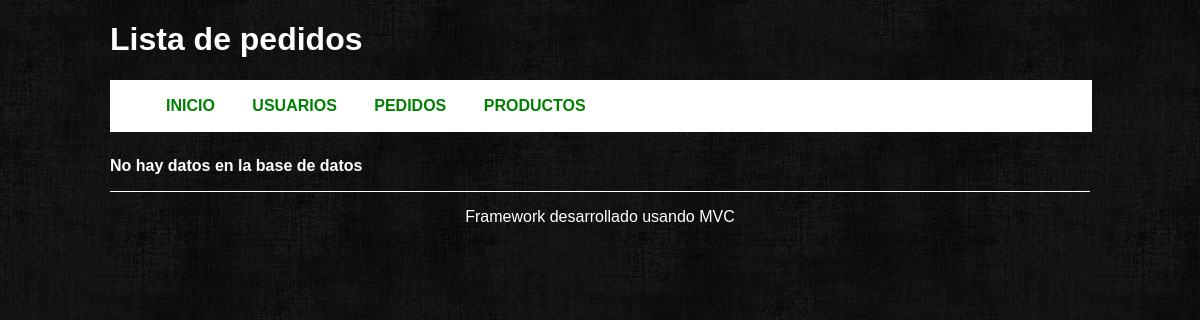
Page /order/ on the earlier database version.
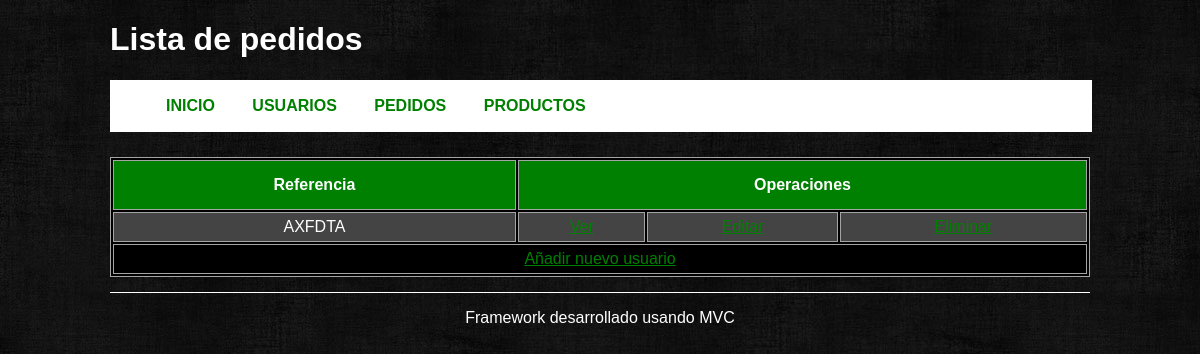
Same page on the later database version.
### tables this page shows
CREATE TABLE IF NOT EXISTS `pedidos` (
  `id` int(11) NOT NULL AUTO_INCREMENT,
  `referencia` varchar(6) NOT NULL,
  `id_usuario` int(10) NOT NULL,
  PRIMARY KEY (`id`)
);

### application/Request.php (called while the page is built, shortened)
<?php
class Request{
    private $_controller;
    public function __construct() {
        if(isset($_GET['url'])) {
            $url = filter_input(INPUT_GET, 'url', FILTER_SANITIZE_URL);
            $url = explode('/', $url);
            $url = array_filter($url);
            $this->_controller = strtolower(array_shift($url));
        }
    }
    public function getController() {return $this->_controller;}
}

### controllers/orderController.php (called while the page is built, shortened)
<?php
class orderController extends Controller {
    private $_order;
    public function __construct () {
        $this->_order = $this->loadModel('order');
    }
    public function index() {
        $this->_view->orders = $this->_order->getOrders();
        $this->_view->title = "Lista de pedidos";
        $this->_view->render('index');
    }
}

### index.php (called while the page is built, shortened)
<?php
require_once APP_PATH . 'Request.php';
require_once APP_PATH . 'Bootstrap.php';
require_once APP_PATH . 'Controller.php';
require_once APP_PATH . 'Model.php';
require_once APP_PATH . 'View.php';
try{
    Bootstrap::run(new Request);
}catch(Exception $e){
    echo $e->getMessage();;
}
?>

### application/Model.php (called while the page is built, shortened)
<?php
class Model {
    public function __construct() {
        $this->_db = new Database();
    }
}

### models/orderModel.php (called while the page is built, shortened)
<?php
class orderModel extends Model {
    public function getOrders() {
        $user = $this->_db->query('SELECT * FROM pedidos');
        return $user->fetchall();
    }
}

### application/Controller.php (called while the page is built, shortened)
<?php
abstract class Controller {
    protected function loadModel($model) {
        $model = $model . 'Model';
        $pathModel = ROOT . 'models' . DS . $model . '.php';
        if(is_readable($pathModel)) {
            $model = new $model;
            return $model;
        }
        else {
            throw new Exception("Error de Modelo");
        }
    }
}

### views/order/index.phtml (the view)
<?php if(isset($this->orders)  && count($this->orders)): ?>
<table>
    <tr>
        <th>Referencia</th>
        <th colspan="3">Operaciones</th>
    </tr>
<?php foreach ($this->orders as $order): ?>
    <tr id="cuerpo">
        <td><?php echo $order['referencia']?></td>
        <td>
            <a href="<?php echo BASE_URL . 'order/view/' . $order['id']; ?>">Ver</a>
        </td>
        <td>
            <a href="<?php echo BASE_URL . 'order/edit/' . $order['id']; ?>">Editar</a>
        </td>
        <td>
            <a href="<?php echo BASE_URL . 'order/delete/' . $order['id']; ?>">Eliminar</a>
        </td>
    </tr>
<?php endforeach; ?>
    <tr>
        <td colspan="7"><a href="<?php echo BASE_URL . 'order/add' ?>">Añadir nuevo usuario</a></td>
    </tr>
</table>
<?php else: ?>
    <p><strong>No hay datos en la base de datos</strong></p>
<?php endif; ?>

### application/Bootstrap.php (shortened to what this page needs)
<?php
class Bootstrap {
    public static function run(Request $request) {
        $controller     = $request->getController() . 'Controller';
        $pathController = ROOT . 'controllers' . DS . $controller . '.php';
        $method         = $request->getMethod();
        $args           = $request->getArgs();
        if(is_readable($pathController)) {
            $controller = new $controller;
            if(isset($args)) {
                call_user_func_array(array($controller, $method), $args);
            }
            else {
                call_user_func(array($controller, $method));
            }
        }
        else {
            throw new Exception("No encontrado");
        }
    }
}

### application/View.php
<?php
class View {
    private $_controller;
    public function __construct (Request $request) {
        $this->_controller = $request->getController();
    }
    public function render($view, $item = false) {
        $menu = array(
            array(
                'id'    => 'inicio',
                'title' => 'Inicio',
                'url'   => BASE_URL
                ),
            array(
                'id'    => 'usuarios',
                'title' => 'Usuarios',
                'url'   => BASE_URL . 'user/'
                ),
            array(
                'id'    => 'pedidos',
                'title' => 'Pedidos',
                'url'   => BASE_URL . 'order/'
                ),
            array(
                'id'    => 'productos',
                'title' => 'Productos',
                'url'   => BASE_URL . 'product/'
                ),
            );
        $layoutParams = array(
            'css_path' => BASE_URL . 'views/layout/' . DEFAULT_LAYOUT . '/css',
            'img_path' => BASE_URL . 'views/layout/' . DEFAULT_LAYOUT . '/img',
            'js_path'  => BASE_URL . 'views/layout/' . DEFAULT_LAYOUT . '/js',
            'menu'     => $menu);
        $pathView = ROOT . 'views' . DS . $this->_controller . DS . $view . '.phtml';
        if(is_readable($pathView)) {
            include_once ROOT . 'views' . DS . 'layout' . DS . DEFAULT_LAYOUT . DS . 'header.php';
            include_once $pathView;
            include_once ROOT . 'views' . DS . 'layout' . DS . DEFAULT_LAYOUT . DS . 'footer.php';
        }
        else {
            throw new Exception('La vista no se ha cargado');
        }
    }
}

### views/layout/default/header.php (shortened to what this page needs)
<!DOCTYPE html>
<html>
<head>
    <link rel="stylesheet" href="<?php echo $layoutParams['css_path'] ?>/style.css"/>
</head>
<body>
    <div id="main">
        <h1><?php echo isset($this->title) ? $this->title : 'Índice general'; ?></h1>
        <div id="top_menu">
            <ul>
                <?php if(isset($layoutParams['menu'])): ?>
                <?php for ($i=0; $i < count($layoutParams['menu']) ; $i++): ?>
                    <li><a href="<?php echo $layoutParams['menu'][$i]['url']; ?>" >
                        <?php echo $layoutParams['menu'][$i]['title']; ?></a></li>
                <?php endfor; ?>
                <?php endif; ?>
            </ul>
        </div>

### views/layout/default/footer.php
    <footer>
        <p>Framework desarrollado usando MVC</p>
    </footer>
    </div>
</body>
</html>

### views/layout/default/css/style.css (style rules this page uses)
body { color: white; background: transparent url('../img/fondo.jpeg') repeat; font-family: Arial, Helvetica, Verdana; }
a, a:visited { color:green; }
#main { width: 980px; margin: 0 auto; }
#top_menu { width: 100%; text-transform: uppercase; background: white; padding: 1px; font-weight: bold; margin-bottom: 25px }
#top_menu li { display: inline; }
#top_menu a { padding: 3px 15px; margin: 0 3px 0 0; text-decoration: none; background: inherit; }
table { width: 980px; text-align: center; background: black; border: 1px solid #A4A4A4; border-collapse: separate; }
td { padding: 5px; border: 1px solid #A4A4A4; border-collapse: separate; }
th { padding: 15px; background: green; border: 1px solid #A4A4A4; border-collapse: separate; }
tr#cuerpo:nth-child(2n) { background: #444 }
footer { margin-top: 15px; border-top: 1px solid white; text-align: center; }
footer p { padding: 0; }

Differences in the rows shown:
added pedidos: referencia "AXFDTA"
Other differences:
text no longer shown: "No hay datos en la base de datos"
text now shown: "Referencia Operaciones Añadir nuevo usuario"
